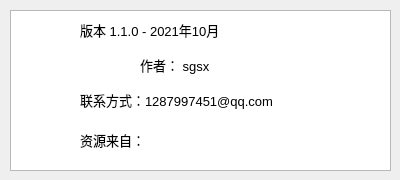
<?xml version="1.0" encoding="UTF-8"?>
<ui version="4.0">
 <author>sgsx</author>
 <class>Dialog</class>
 <widget class="QDialog" name="Dialog">
  <property name="geometry">
   <rect>
    <x>0</x>
    <y>0</y>
    <width>400</width>
    <height>180</height>
   </rect>
  </property>
  <property name="minimumSize">
   <size>
    <width>400</width>
    <height>180</height>
   </size>
  </property>
  <property name="maximumSize">
   <size>
    <width>400</width>
    <height>180</height>
   </size>
  </property>
  <property name="windowTitle">
   <string>Dialog</string>
  </property>
  <widget class="QTextBrowser" name="textBrowser">
   <property name="geometry">
    <rect>
     <x>10</x>
     <y>10</y>
     <width>381</width>
     <height>161</height>
    </rect>
   </property>
  </widget>
  <widget class="QLabel" name="label_3">
   <property name="geometry">
    <rect>
     <x>80</x>
     <y>20</y>
     <width>241</width>
     <height>20</height>
    </rect>
   </property>
   <property name="font">
    <font>
     <pointsize>10</pointsize>
    </font>
   </property>
   <property name="text">
    <string>版本 1.1.0 - 2021年10月</string>
   </property>
  </widget>
  <widget class="QLabel" name="label_4">
   <property name="geometry">
    <rect>
     <x>140</x>
     <y>55</y>
     <width>171</width>
     <height>20</height>
    </rect>
   </property>
   <property name="font">
    <font>
     <pointsize>10</pointsize>
    </font>
   </property>
   <property name="text">
    <string>作者： sgsx</string>
   </property>
  </widget>
  <widget class="QLabel" name="label_5">
   <property name="geometry">
    <rect>
     <x>80</x>
     <y>90</y>
     <width>301</width>
     <height>20</height>
    </rect>
   </property>
   <property name="font">
    <font>
     <pointsize>10</pointsize>
    </font>
   </property>
   <property name="text">
    <string>联系方式：1287997451@qq.com</string>
   </property>
  </widget>
  <widget class="QWidget" name="widget" native="true">
   <property name="geometry">
    <rect>
     <x>80</x>
     <y>45</y>
     <width>41</width>
     <height>41</height>
    </rect>
   </property>
   <property name="styleSheet">
    <string notr="true">border-image: url(:/about/image/test.png);
background-color: rgba(255, 255, 255, 150);</string>
   </property>
  </widget>
  <widget class="QLabel" name="label_6">
   <property name="geometry">
    <rect>
     <x>80</x>
     <y>130</y>
     <width>181</width>
     <height>20</height>
    </rect>
   </property>
   <property name="font">
    <font>
     <pointsize>10</pointsize>
    </font>
   </property>
   <property name="text">
    <string>资源来自：</string>
   </property>
  </widget>
  <widget class="QWidget" name="widget_2" native="true">
   <property name="geometry">
    <rect>
     <x>180</x>
     <y>110</y>
     <width>111</width>
     <height>51</height>
    </rect>
   </property>
   <property name="styleSheet">
    <string notr="true">border-image: url(:/logo/image/logo.png);</string>
   </property>
  </widget>
 </widget>
 <resources>
  <include location="../png_show/png_show.qrc"/>
 </resources>
 <connections/>
</ui>
